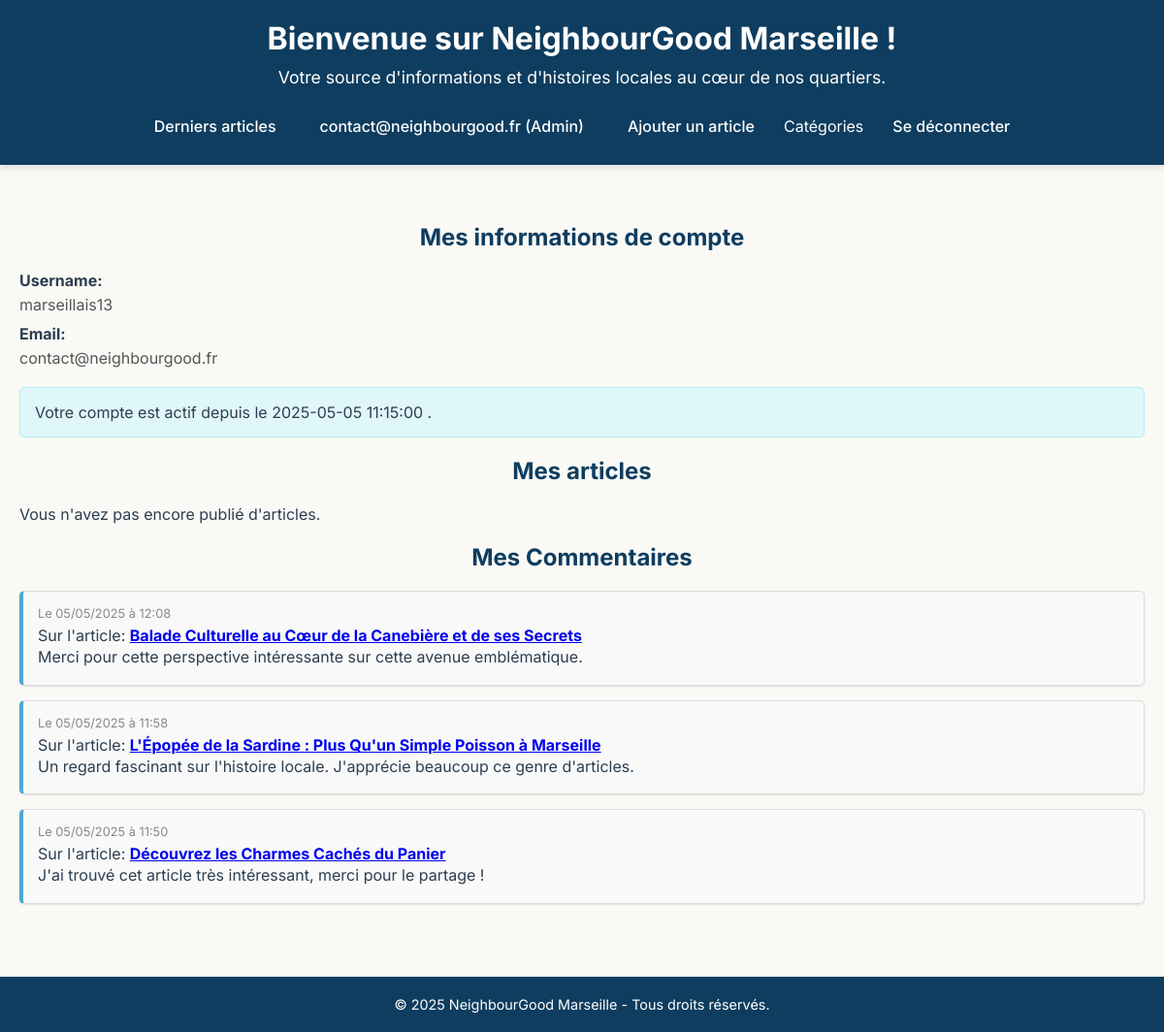
The page /ctrl/profile.php (signed in) on the database its author committed.
### tables this page shows
CREATE TABLE comment (
    id INT UNSIGNED AUTO_INCREMENT PRIMARY KEY
    ,article_id INT UNSIGNED NOT NULL 
    ,account_id INT UNSIGNED NOT NULL 
    ,content TEXT NOT NULL
    ,created_at TIMESTAMP DEFAULT CURRENT_TIMESTAMP
    ,updated_at TIMESTAMP DEFAULT CURRENT_TIMESTAMP ON UPDATE CURRENT_TIMESTAMP
    ,is_approved BOOLEAN DEFAULT TRUE
);

### ctrl/profile.php (called while the page is built, shortened)
<?php
require_once $_SERVER['DOCUMENT_ROOT'] . '/ctrl/_core/ctrl.php';
require_once $_SERVER['DOCUMENT_ROOT'] . '/model/lib/blog.php';
class Profile extends Ctrl
{
    public function getPageTitle(): ?string
    {
        return 'Profil';
    }
    public function do(): void
    {
        $id = $_SESSION['user']['id'];
        $commentsByAccount = LibBlog::listCommentByAccount($id);
    }
}
$ctrl = new Profile();
$ctrl->execute();

### model/lib/db.php (called while the page is built, shortened)
<?php
class Lib
{
    public static function connect(): PDO
    {
        $db = parse_ini_file($_SERVER['DOCUMENT_ROOT'] . '/cfg/db.ini');
        $dsn = 'mysql:host=' . $db['host'] . ';port=' . $db['port'] . ';dbname=' . $db['name'];
        $pdo = new PDO($dsn, $db['user'], $db['password']);
        return $pdo;
    }
}

### model/lib/blog.php (called while the page is built, shortened)
<?php
require_once $_SERVER['DOCUMENT_ROOT'] . '/model/lib/db.php';
class blog
{
    public static function listCommentByAccount($id): array
    {
        $query = 'SELECT comment.id, comment.article_id, comment.account_id, comment.content, comment.created_at, comment.updated_at, comment.is_approved FROM comment';
        $query .= ' JOIN account ON comment.account_id = account.id';
        $query .= ' WHERE account_id = :id  ORDER BY created_at DESC;';
        $statement = LibDb::connect()->prepare($query);
        $statement->bindParam(':id', $id);
        $statement->execute();
        $listCommentByAccount = $statement->fetchAll(PDO::FETCH_ASSOC);
        return $listCommentByAccount;
    }
}

### view/profile.php (the view)
<main>
    <section>
        <h2>Mes informations de compte</h2>
        <dl>
            <dt>Username: </dt>
            <dd><?= $args['username']; ?></dd>
            <dt>Email: </dt>
            <dd><?= $args['email']; ?></dd>
        </dl>
            <?php if ($args['is_banned'] === true): ?>
                <div class="banned-message">
                    <p style="color: red; font-weight: bold;">Votre compte est actuellement banni. </p>
                </div>
            <?php else: ?>
                <div class="active-message">
                    <p>Votre compte est actif depuis le <?= $args['created_at']; ?> .</p>
                </div>
            <?php endif; ?>
    </section>
     <section>
        <h2>Mes articles</h2>
        <?php if (!empty($args['articlesByAccount'])): ?>
            <ul class="article-list">
                <?php foreach ($args['articlesByAccount'] as $article): ?>
                    <li class="article-item">
                        <h3><a href="/ctrl/article-show.php?id=<?= $article['id'] ?>"><?= $article['title'] ?></a></h3>
                        <p class="publish-date">Publié le : <?= date('d/m/Y à H:i', strtotime($article['published_at'])) ?></p>
                        <p><?= substr(nl2br($article['content']), 0, 200) ?>...</p>
                        <p><a href="/ctrl/article-show.php?id=<?= $article['id'] ?>">Lire la suite</a></p>
                    </li>
                <?php endforeach; ?>
            </ul>
        <?php else: ?>
            <p>Vous n'avez pas encore publié d'articles.</p>
        <?php endif; ?>
    </section>
    <section>
        <h2>Mes Commentaires</h2>
        <?php if (!empty($args['commentsByAccount'])): ?>
            <ul class="comment-list">
                <?php foreach ($args['commentsByAccount'] as $comment): ?>
                    <li class="comment-item">
                        <p class="comment-date">Le <?= date('d/m/Y à H:i', strtotime($comment['created_at'])) ?></p>
                        <p>Sur l'article: <strong><a href="/ctrl/article-show.php?id=<?= $comment['article_id'] ?>"><?= ($comment['article_title']) ?></a></strong></p>
                        <p class="comment-content"><?= nl2br($comment['content']) ?></p>
                    </li>
                <?php endforeach; ?>
            </ul>
        <?php else: ?>
            <p>Vous n'avez pas encore publié de commentaires.</p>
        <?php endif; ?>
    </section>
</main>

### asset/css/style.css (style rules this page uses)
* { box-sizing: border-box; margin: 0; padding: 0; }
body { font-family: 'Inter', sans-serif; margin: 0; padding: 0; background-color: var(--color-background); color: var(--color-text); }

### asset/css/root.css (style rules this page uses)
:root { --color-primary: #0F3D5F; --color-secondary: #50A7D2; --color-secondary-second: #22D9EA; --color-accent: #D83931; --color-background: #FAF9F6; --color-text: #2C3E50; --shadow-sm: 0 1px 2px rgba(0, 0, 0, 0.1); --shadow-md: 0 4px 6px rgba(0, 0, 0, 0.1); --transition: all 0.3s ease; }

### asset/css/article-show.css (style rules this page uses)
h2 { color: var(--color-primary); margin-bottom: 20px; margin-top: 20px; text-align: center; }
.comment-item { margin-bottom: 20px; padding: 15px; background-color: #f5f5f5; border-radius: 5px; border: 1px solid #ddd; }

### asset/css/public.css (style rules this page uses)
main { padding: 20px; margin-top: 20px; min-height: calc(100vh - 200px); }

### asset/css/category.css (style rules this page uses)
main { padding: 20px; margin-top: 20px; min-height: calc(100vh - 200px); }

### asset/css/profile.css (style rules this page uses)
dl { margin-bottom: 20px; }
dt { font-weight: bold; margin-bottom: 5px; color: var(--color-text); }
dd { margin-left: 0; margin-bottom: 10px; color: #555; }
.active-message { background-color: #e0f7fa; border: 1px solid #b2ebf2; padding: 15px; border-radius: 5px; margin-bottom: 20px; }
.article-list, .comment-list { list-style: none; padding: 0; margin: 0; }
.comment-list { list-style: none; padding: 0; margin: 0; }
.comment-item { background-color: #f9f9f9; padding: 15px; margin-bottom: 15px; border-left: 4px solid var(--color-secondary); border-radius: 5px; box-shadow: var(--shadow-sm); }
.comment-date { font-size: 0.8em; color: #888; margin-bottom: 5px; }
.comment-content { line-height: 1.6; color: var(--color-text); }

### rows shown on the page
comment: created_at "05/05/2025 à 12:08", article_title "Balade Culturelle au Cœur de la Canebière et de ses Secrets", content "Merci pour cette perspective intéressante sur cette avenue emblématique."
comment: created_at "05/05/2025 à 11:58", article_title "L'Épopée de la Sardine : Plus Qu'un Simple Poisson à Marseille", content "Un regard fascinant sur l'histoire locale. J'apprécie beaucoup ce genre d'articles."
comment: created_at "05/05/2025 à 11:50", article_title "Découvrez les Charmes Cachés du Panier", content "J'ai trouvé cet article très intéressant, merci pour le partage !"

### other values the page prints
$_SESSION['user']['email'] "contact@neighbourgood.fr"
$args['username'] "marseillais13"
$args['email'] "contact@neighbourgood.fr"
$args['created_at'] "2025-05-05 11:15:00"
